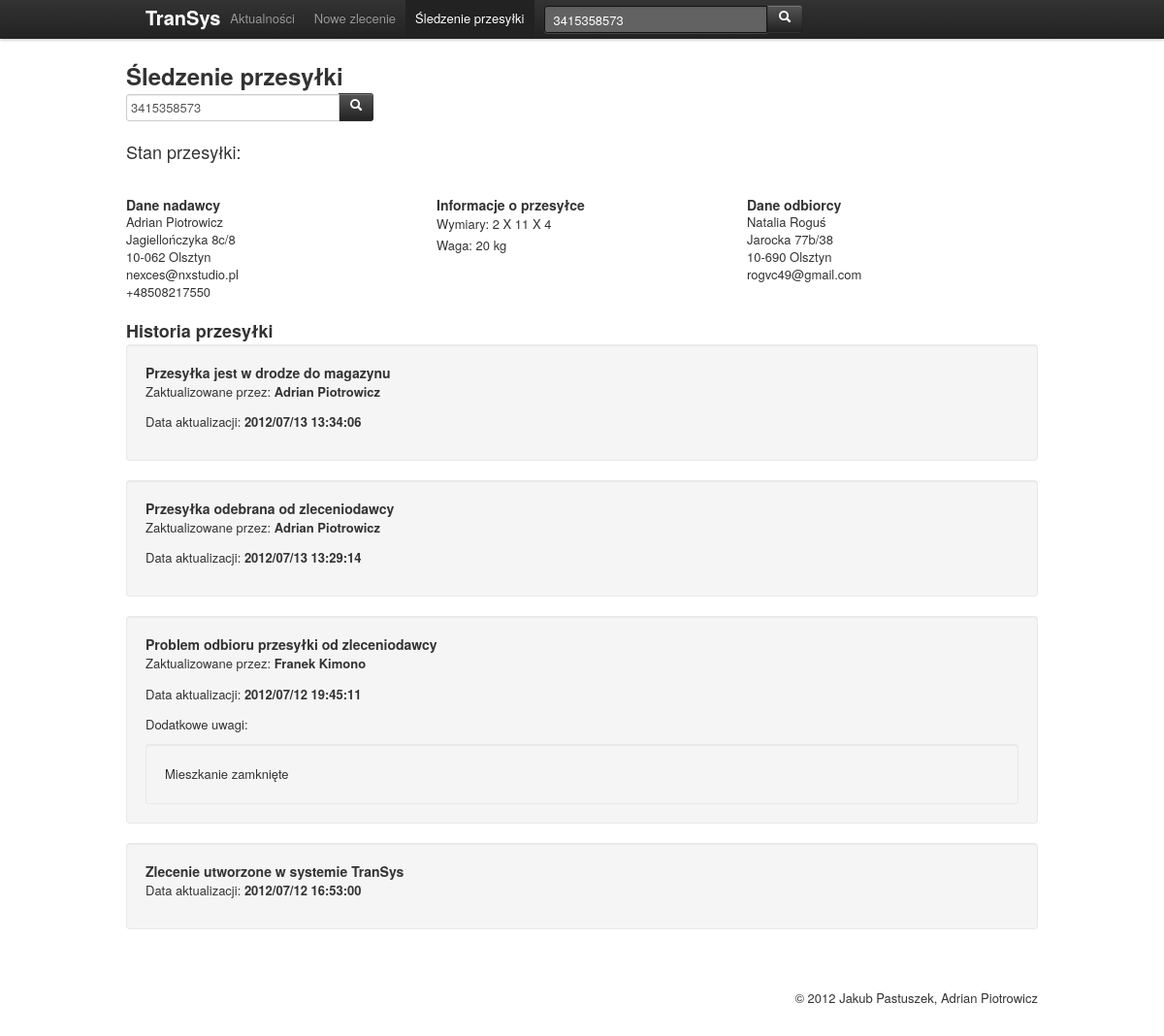
Page /package/track?tracking_code=3415358573 (signed in) on the committed database.
### tables this page shows
CREATE TABLE IF NOT EXISTS `package` (
  `package_id` int(10) unsigned NOT NULL AUTO_INCREMENT,
  `package_tracking_code` varchar(10) NOT NULL,
  `sender_id` int(10) unsigned NOT NULL,
  `receiver_id` int(10) unsigned NOT NULL,
  `package_weight` float unsigned NOT NULL,
  `package_width` float unsigned NOT NULL,
  `package_height` float unsigned NOT NULL,
  `package_depth` float unsigned NOT NULL,
  `package_payment_method` varchar(45) NOT NULL,
  `courier_pick_id` int(10) unsigned DEFAULT NULL,
  `courier_deliver_id` int(10) unsigned DEFAULT NULL,
  `package_payment_received` tinyint(3) unsigned NOT NULL DEFAULT '0',
  PRIMARY KEY (`package_id`),
  UNIQUE KEY `package_tracking_code_UNIQUE` (`package_tracking_code`),
  KEY `fk_package_sender` (`sender_id`),
  KEY `fk_package_receiver` (`receiver_id`),
  KEY `fk_package_user1` (`courier_pick_id`),
  KEY `fk_package_user2` (`courier_deliver_id`)
);

CREATE TABLE IF NOT EXISTS `package_log` (
  `package_log_id` int(10) unsigned NOT NULL AUTO_INCREMENT,
  `package_id` int(10) unsigned NOT NULL,
  `user_id` int(10) unsigned DEFAULT NULL,
  `package_log_type` varchar(45) DEFAULT NULL,
  `package_log_time` int(10) unsigned NOT NULL,
  `package_log_info` text,
  PRIMARY KEY (`package_log_id`),
  KEY `fk_package_log_user1` (`user_id`),
  KEY `fk_package_log_package1` (`package_id`)
);

CREATE TABLE IF NOT EXISTS `user` (
  `user_id` int(10) unsigned NOT NULL AUTO_INCREMENT,
  `user_login` varchar(45) NOT NULL,
  `user_password` varchar(40) NOT NULL,
  `user_name` varchar(45) NOT NULL,
  `user_type` varchar(45) NOT NULL,
  `user_email` varchar(45) DEFAULT NULL,
  `user_phone` varchar(45) DEFAULT NULL,
  PRIMARY KEY (`user_id`)
);

### application/view.php (called while the page is built, shortened)
<?php
class App_View {
	protected $_viewScript;
	public function setView($sViewScript)
	{
		$this->_viewScript = $sViewScript;
		return $this;
	}
    public function render()
    {
        $this->_run(APPLICATION_PATH. '/views/' . $this->_viewScript);
        return ob_get_clean();
    }
    protected function _run()
    {
    	include func_get_arg(0);
    }
}

### htdocs/index.php (called while the page is built, shortened)
<?php
try {
	require_once APPLICATION_PATH . '/bootstrap.php';
	$oRequest = App_Request::getInstance();
	try {
		$oController = new $sControllerClass();
		$oController->init();
		$sActionMethod = strtolower($oRequest->getAction()) . 'Action';
		$oController->$sActionMethod();
		$content = $oController->view->render();
		include APPLICATION_PATH . '/views/' . $oController->view->getLayout() . '.phtml';
	} catch (Exception $e) {
		trigger_error('General error occured: ' . $e->getMessage(), E_USER_WARNING);
		$oController = new Controller_Default();
		$oController->init();
		$oController->errorAction();
		$oController->view->setView('default/error.phtml');
		$content = $oController->view->render();
		include APPLICATION_PATH . '/views/' . $oController->view->getLayout() . '.phtml';
	}
} catch (Exception $e) {
}

### application/request.php (called while the page is built, shortened)
<?php
class App_Request {
	private static $_instance;
	protected $_controller;
	protected $_action;
	public function __construct()
	{
		$this->_params = new ArrayObject();
		self::$_instance = $this;
		return $this;
	}
	public static function getInstance()
	{
		if (null === self::$_instance) {
			self::$_instance = new self();
		}
		return self::$_instance;
	}
	public function setController($value)
	{
		$this->_controller = $value;
		return $this;
	}
	public function setAction($value)
	{
		$this->_action = $value;
		return $this;
	}
	public function getController()
	{
		return $this->_controller;
	}
	public function getAction()
	{
		return $this->_action;
	}
	public function getParam($name, $defaultValue = null)
	{
		if (isset($_GET[$name])) {
			return $_GET[$name];
		}
		return $defaultValue;
	}
}

### application/db.php (called while the page is built, shortened)
<?php
class App_Db {
	public function connect()
	{
		try {
			$this->_oDbAdapter = new PDO('mysql:host=localhost;dbname=transys', 'transys', 'transyspass',
					array(
							PDO::ATTR_ERRMODE => PDO::ERRMODE_EXCEPTION,
							PDO::MYSQL_ATTR_INIT_COMMAND => "set names utf8",
							PDO::ATTR_DEFAULT_FETCH_MODE => PDO::FETCH_OBJ
					));
		} catch (PDOException $e) {
			$this->handlePDOException($e);
			return false;
		}
	}
}

### application/model.php (called while the page is built, shortened)
<?php
class App_Model extends App_Db {
	protected $__options = array();
	public function setOption($sOptionName, $mOptionValue) {
		$this->__options[$sOptionName] = $mOptionValue;
		return $this;
	}
	public function getOption($sOptionName, $mDefaultValue = null) {
		return $this->__options[$sOptionName];
	}
}

### application/models/package.php (called while the page is built, shortened)
<?php
class Model_Package extends App_Model {
	public function getPackageStatement()
	{
		return $query;
	}
	public function getByTrackingCode()
	{
		try {
			$query = $this->getPackageStatement();
			$where = "`package_tracking_code` = '" . $this->getOption('package_tracking_code') . "'";
			$query = str_replace(':where', $where, $query);
			$oResult = $this->_oDbAdapter->query($query)->fetch();
			return $oResult;
		} catch (PDOException $e) {
			$this->handlePDOException($e);
			return false;
		}
	}
	public function getLog()
	{
		$query = "
			SELECT  `package_log`.*,
					`user`.`user_name`
			FROM	`package_log`
			LEFT JOIN
					`user`
				ON	`user`.`user_id` = `package_log`.`user_id`
			WHERE	`package_id` = " . (int) $this->getOption('package_id') . "
			ORDER BY
					`package_log_time` DESC
		";
		try {
			$oResult = $this->_oDbAdapter->query($query)->fetchAll();
			return $oResult;
		} catch (PDOException $e) {
			$this->handlePDOException($e);
			return false;
		}
	}
}

### application/controllers/package.php (called while the page is built, shortened)
<?php
class Controller_Package extends App_Controller {
	public function trackAction()
	{
		$oRequest = App_Request::getInstance();
		if (0 != $oRequest->getParam('tracking_code', 0)) {
			try {
				$oPackageModel = new Model_Package();
				$oPackageModel->setOption('package_tracking_code', (int) $oRequest->getParam('tracking_code'));
				$oPackage = $oPackageModel->getByTrackingCode();
				if ($oPackage) {
					$oPackageModel->setOption('package_id', $oPackage->package_id);
					$aPackageLog = $oPackageModel->getLog();
				}
			} catch (Exception $e) {
				trigger_error('Error while searching for package: ' . $e->getCode() . ' :: ' . $e->getMessage(), E_USER_WARNING);
			}
		}
	}
}

### application/bootstrap.php (called while the page is built, shortened)
<?php
function classAutoloader($sClassName) {
	$aClassName = explode('_', $sClassName);
	if (count($aClassName) == 2) {
		$sType = strtolower(array_shift($aClassName));
		$sClassFile = strtolower(array_shift($aClassName));
	} else {
		$sClassFile = strtolower(array_shift($aClassName));
		$sType = 'app';
	}
	switch ($sType) {
		case 'controller':
			$sClassPath = APPLICATION_PATH . '/controllers/';
			break;
		case 'model':
			$sClassPath = APPLICATION_PATH . '/models/';
			break;
		case 'app':
		default:
			$sClassPath = APPLICATION_PATH . '/';
			break;
	}
}

### application/controller.php (called while the page is built, shortened)
<?php
class App_Controller {
	protected $_request;
	public function __construct()
	{
		$this->view = new App_View();
		$this->_request = App_Request::getInstance();
	}
	public function init()
	{
		$viewScript = strtolower(str_replace('Controller_', '', $this->_request->getController())) . '/' . strtolower($this->_request->getAction()) . '.phtml';
	}
}

### application/views/package/track.phtml (the view, shortened to what this page needs)
<h2>Śledzenie przesyłki</h2>
<form action="/package/track" class="form-inline" method="get">
	<div class="control-group">
		<div class="controls">
			<div class="input-append">
				<input type="text" name="tracking_code" placeholder="Numer przesyłki" value="<?php echo App_Request::getInstance()->getParam('tracking_code', ''); ?>"><button class="btn btn-inverse" type="submit"><i class="icon-search icon-white"></i></button>
			</div>
		</div>
	</div>
</form>
<?php if (isset($this->package)): ?>
<div class="row">
	<h3 class="span12">
		<span style="font-weight: normal;">Stan przesyłki:</span>
	</h3>
</div>
<p>&nbsp;</p>
<div class="row">
	<div class="span4">
		<h4>Dane nadawcy</h4>
		<address>
			<?php echo $this->package->sender_name; ?><br>
			<?php echo $this->package->sender_street; ?><br>
			<?php echo $this->package->sender_postal; ?> <?php echo $this->package->sender_city; ?><br>
			<?php if ($this->package->sender_email): ?>
			<?php echo $this->package->sender_email; ?><br>
			<?php endif; ?>
			<?php if ($this->package->sender_phone): ?>
			<?php echo $this->package->sender_phone; ?><br>
			<?php endif; ?>
		</address>
	</div>
	<div class="span4">
		<h4>Informacje o przesyłce</h4>
		<p>
			Wymiary: <?php echo $this->package->package_width; ?> X <?php echo $this->package->package_height; ?> X <?php echo $this->package->package_depth; ?><br />
			Waga: <?php echo $this->package->package_weight; ?> kg
		</p>
	</div>
	<div class="span4">
		<h4>Dane odbiorcy</h4>
		<address>
			<?php echo $this->package->receiver_name; ?><br>
			<?php echo $this->package->receiver_street; ?><br>
			<?php echo $this->package->receiver_postal; ?> <?php echo $this->package->receiver_city; ?><br>
			<?php if ($this->package->receiver_email): ?>
			<?php echo $this->package->receiver_email; ?><br>
			<?php endif; ?>
		</address>
	</div>
</div>
<div class="row">
	<div class="span12">
		<h3>Historia przesyłki</h3>
		<?php foreach ($this->package_log as $oPackageLog): ?>
			<div class="well">
				<h4><?php echo constant('Model_Package::STATE_' . $oPackageLog->package_log_type); ?></h4>
				<?php if ($oPackageLog->user_name): ?>
				<p>Zaktualizowane przez: <strong><?php echo $oPackageLog->user_name; ?></strong></p>
				<?php endif; ?>
				<p>Data aktualizacji: <strong><?php echo date('Y/m/d H:i:s', $oPackageLog->package_log_time); ?></strong></p>
				<?php if ($oPackageLog->package_log_info): ?>
				<p>Dodatkowe uwagi:</p>
				<div class="well" style="margin-bottom: 0;">
					<?php echo $oPackageLog->package_log_info; ?>
				</div>
				<?php endif; ?>
			</div>
		<?php endforeach; ?>
	</div>
</div>
<?php endif; ?>

### application/views/layout.phtml (shortened to what this page needs)
<!DOCTYPE html>
<html>
<head>
<link href="/css/bootstrap.css" rel="stylesheet">
</head>
<body>
    <div class="navbar navbar-fixed-top">
        <div class="navbar-inner">
            <div class="container">
                <div class="nav-collapse">
                	<a class="brand" href="/">TranSys</a>
                    <ul class="nav">
                        <li class="<?php echo App_Request::getInstance()->getController() == 'default' && App_Request::getInstance()->getAction() == 'news' ? ' active' : ''; ?>"><a href="/default/news">Aktualności</a></li>
                        <li class="<?php echo App_Request::getInstance()->getController() == 'package' && App_Request::getInstance()->getAction() == 'new' ? ' active' : ''; ?>"><a href="/package/new">Nowe zlecenie</a></li>
                        <li class="<?php echo App_Request::getInstance()->getController() == 'package' && App_Request::getInstance()->getAction() == 'track' ? ' active' : ''; ?>"><a href="/package/track">Śledzenie przesyłki</a></li>
                    </ul>
                    <form class="navbar-search form-inline" method="get" action="/package/track">
                    	<div class="input-append">
                    		<input
                    			type="text"
                    			name="tracking_code"
                    			class="search-query span3"
                    			placeholder="Numer przesyłki"
                    			value="<?php echo App_Request::getInstance()->getParam('tracking_code', ''); ?>"
                    		><button class="btn btn-inverse" type="submit"><i class="icon-search icon-white"></i></button>
                    	</div>
                    </form>
                </div>
            </div>
        </div>
    </div>
    <div class="container">
		<?php echo $content; ?>
	</div>
	<div class="container">
		<footer style="margin-top: 40px;" class="pull-right">
			&copy; 2012 Jakub Pastuszek, Adrian Piotrowicz
		</footer>
	</div>
</body>
</html>

### application/views/layout.phtml (style rules this page uses)
body { padding-top: 60px; padding-bottom: 40px; line-height: 1.7em; }
.navbar-fixed-top .brand { padding-right: 0; padding-left: 0; margin-left: 20px; font-weight: bold; color: white; text-shadow: 0 1px 0 rgba(255, 255, 255, .1), 0 0 30px rgba(255, 255, 255, .125); -webkit-transition: all .2s linear; -moz-transition: all .2s linear; transition: all .2s linear; }
.navbar-search.form-inline { margin-top: 0px; }
.navbar-search.form-inline .input-append .btn { margin-left: 0px; }

### rows in the picture
package: package_width "2", package_height "11", package_depth "4", package_weight "20"
package_log: package_log_type "Przesyłka jest w drodze do magazynu", user.user_name "Adrian Piotrowicz", package_log_time "2012/07/13 13:34:06"
package_log: package_log_type "Przesyłka odebrana od zleceniodawcy", user.user_name "Adrian Piotrowicz", package_log_time "2012/07/13 13:29:14"
package_log: package_log_type "Problem odbioru przesyłki od zleceniodawcy", user.user_name "Franek Kimono", package_log_time "2012/07/12 19:45:11", package_log_info "Mieszkanie zamknięte"
package_log: package_log_type "Zlecenie utworzone w systemie TranSys", package_log_time "2012/07/12 16:53:00"

### other values in the picture
$this->package->sender_name "Adrian Piotrowicz"
$this->package->sender_street "Jagiellończyka 8c/8"
$this->package->sender_postal "10-062"
$this->package->sender_city "Olsztyn"
$this->package->sender_email "nexces@nxstudio.pl"
$this->package->sender_phone "+48508217550"
$this->package->receiver_name "Natalia Roguś"
$this->package->receiver_street "Jarocka 77b/38"
$this->package->receiver_postal "10-690"
$this->package->receiver_city "Olsztyn"
$this->package->receiver_email "rogvc49@gmail.com"
